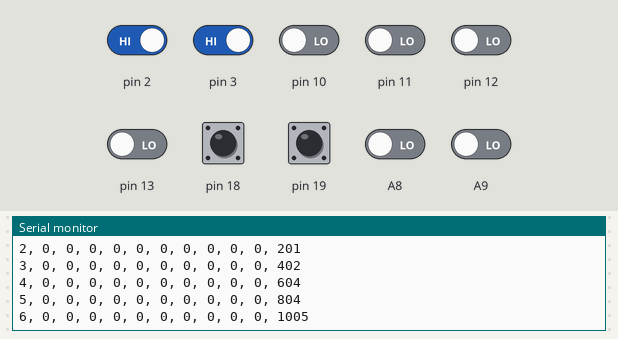
The sketch below on a simulated Arduino Mega 2560, built with avr-gcc and run on an emulated ATmega2560. Parts: the last lines printed to the serial monitor. Inputs (shaded band) come from the test bench; at power-on: pin 2, pin 3, pin 18, pin 19 HIGH, A8, A9, pin 10–13 LOW.

Above: at 1.2 s.
1.3 s: pin 2 driven LOW
At 1.56 s:
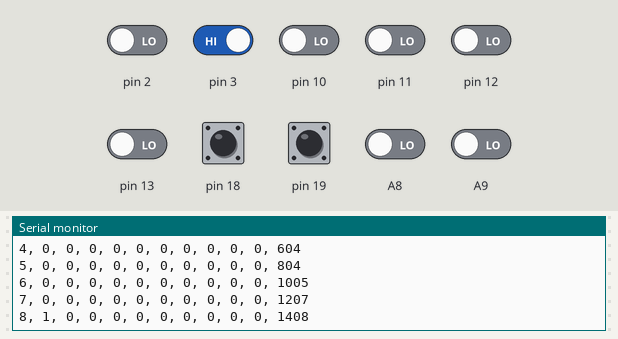
2.8 s: pin 3 driven LOW
At 2.97 s:
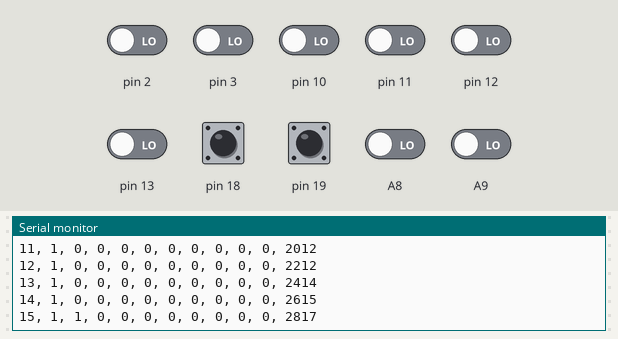
4.3 s: pin 10 driven HIGH
At 4.58 s:
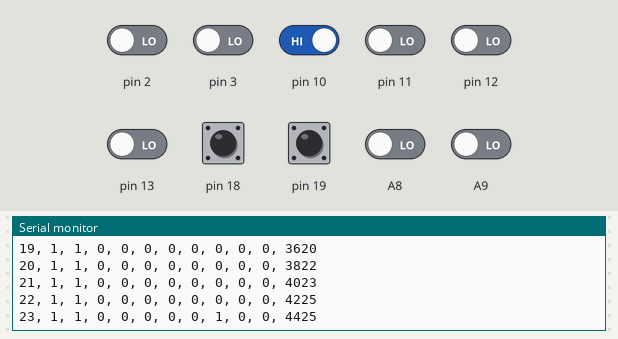
5.8 s: pin 11 driven HIGH
At 5.99 s:
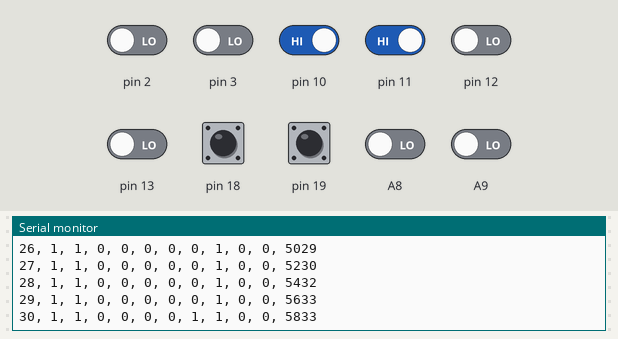
7.3 s: pin 12 driven HIGH
At 7.6 s:
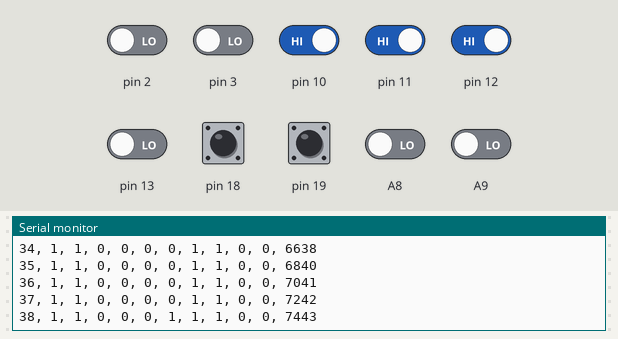
8.8 s: pin 13 driven HIGH
At 9.01 s:
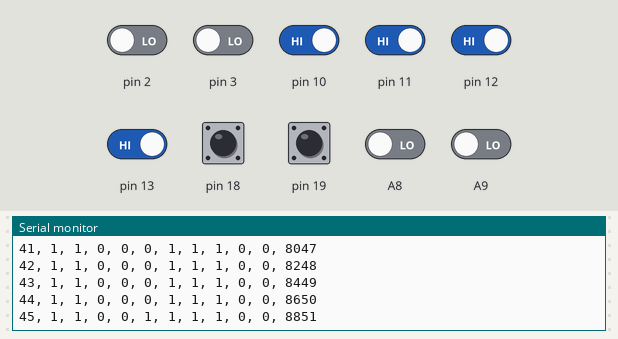
Timing chart, 0 to 11.3 s (numbered marks = the images above; inputs shaded):
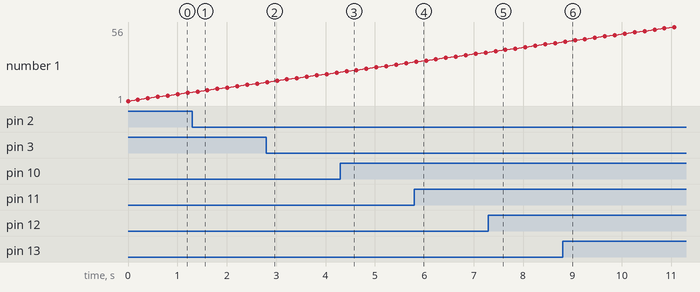

The sketch:

lickChamberFirmware.ino
```cpp
/*
Samuel Breslin
MPFI Mechanical Workshop Core
MPFI Fitzpatick Lab
*/

#include "PinChangeInterrupt.h"

volatile int channel_1_past = 0;
volatile int channel_2_past = 0;
volatile int channel_3_past = 0;
volatile int channel_4_past = 0;
volatile int channel_5_past = 0;
volatile int channel_6_past = 0;
volatile int channel_7_past = 0;
volatile int channel_8_past = 0;
volatile int channel_9_past = 0;
volatile int channel_10_past = 0;

int double_lick_threshold = 50;

int packetNumber = 0;
int values[11] = {packetNumber, 0, 0, 0, 0, 0, 0, 0, 0, 0, 0};

void setup() {
  // put your setup code here, to run once:
  Serial.begin(9600);
  attachInterrupt(digitalPinToInterrupt(2), channel_1, FALLING);
  attachInterrupt(digitalPinToInterrupt(3), channel_2, FALLING);
  attachInterrupt(digitalPinToInterrupt(18), channel_3, FALLING);
  attachInterrupt(digitalPinToInterrupt(19), channel_4, FALLING);
  attachPCINT(digitalPinToPCINT(13), channel_5, CHANGE);
  attachPCINT(digitalPinToPCINT(12), channel_6, CHANGE);
  attachPCINT(digitalPinToPCINT(11), channel_7, CHANGE);
  attachPCINT(digitalPinToPCINT(10), channel_8, CHANGE);
  attachPCINT(digitalPinToPCINT(A8), channel_9, CHANGE);
  attachPCINT(digitalPinToPCINT(A9), channel_10, CHANGE);
  Serial.println("start");

}

void loop() {
  packetNumber++;
  Serial.print(packetNumber);
  Serial.print(", ");

  for(int i = 1; i< 11; i++){

    Serial.print(values[i]);
    Serial.print(", ");

  }

  Serial.print(millis());
  Serial.println();
  delay(200);
}

void channel_1(){
  if(millis() - channel_1_past > double_lick_threshold) {
    values[1]++;
    channel_1_past = millis();
  }
}
void channel_2(){
  if(millis() - channel_2_past > double_lick_threshold) {
    values[2]++;
    channel_2_past = millis();
  }
}
void channel_3(){
  if(millis() - channel_3_past > double_lick_threshold) {
    values[3]++;
    channel_3_past = millis();
  }
}
void channel_4(){
  if(millis() - channel_4_past > double_lick_threshold) {
    values[4]++;
    channel_4_past = millis();
  }
}
void channel_5(){
  if(millis() - channel_5_past > double_lick_threshold) {
    values[5]++;
    channel_5_past = millis();
  }
}
void channel_6(){
  if(millis() - channel_6_past > double_lick_threshold) {
    values[6]++;
    channel_6_past = millis();
  }
}
void channel_7(){
  if(millis() - channel_7_past > double_lick_threshold) {
    values[7]++;
    channel_7_past = millis();
  }
}
void channel_8(){
  if(millis() - channel_8_past > double_lick_threshold) {
    values[8]++;
    channel_8_past = millis();
  }
}
void channel_9(){
  if(millis() - channel_9_past > double_lick_threshold) {
    values[9]++;
    channel_9_past = millis();
  }
}
void channel_10(){
  if(millis() - channel_10_past > double_lick_threshold) {
    values[10]++;
    channel_10_past = millis();
  }
}
```

Measured:
- after the input at 1.3 s, the serial monitor: prints a new line after 0.11 s (image 1)
- after the input at 2.8 s, the serial monitor: prints a new line at once (image 2)
- after the input at 4.3 s, the serial monitor: prints a new line after 0.13 s (image 3)
- after the input at 5.8 s, the serial monitor: prints a new line at once (image 4)
- after the input at 7.3 s, the serial monitor: prints a new line after 0.14 s (image 5)
- after the input at 8.8 s, the serial monitor: prints a new line after 0.05 s (image 6)
